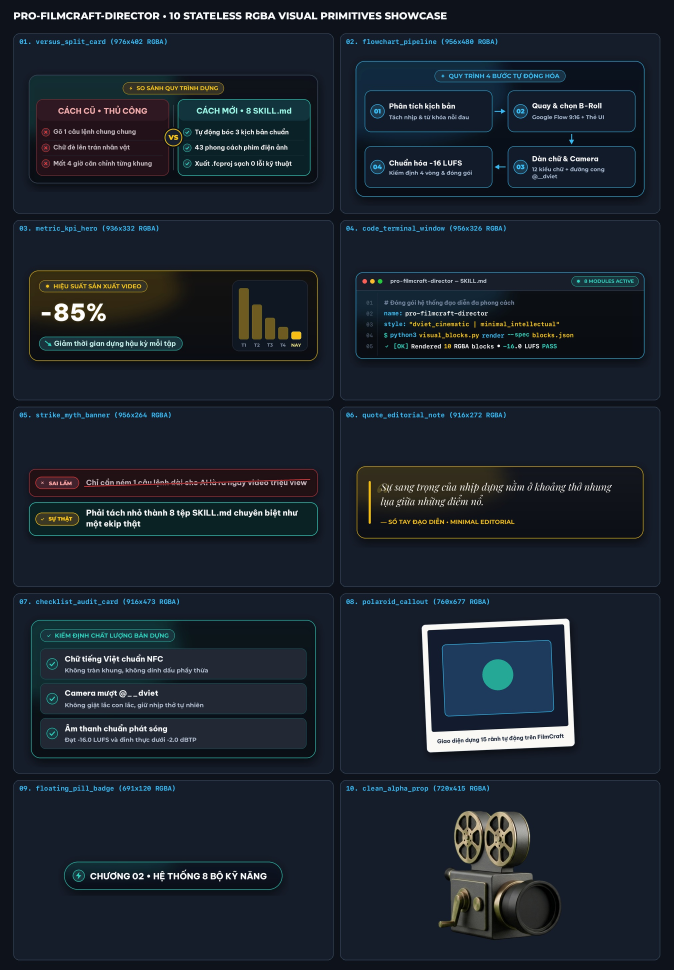
#> input picture references/visual_primitives_10_showcase.jpg, 2020 x 2910 px (shown at 1/3 size)
$ python -i flow_3d_assets.py   (imports and definitions only)
#> lines starting #> are read from the running program, lines starting #| are printed output that depends on the picture; after the words box and inside, x2 and y2 are one past the last pixel; in counts of white or black regions, pixels touching at a corner belong together
#!/usr/bin/env python3
"""flow_3d_assets.py — Lập kế hoạch, kiểm định, tách nền RGBA & ghép bảng kiểm QA cho asset 3D minh hoạ câu thoại qua Google Flow.

Standalone harvested tool for `pro-filmcraft-director/scripts/tools/`.

Chạy:
    PY=~/.venvs/video-skills/bin/python3
    $PY scripts/tools/flow_3d_assets.py plan --manifest 00_storyboard_manifest.json --out-dir work/3d_assets
    $PY scripts/tools/flow_3d_assets.py lint-plan work/3d_assets/3d_assets_plan.json
    $PY scripts/tools/flow_3d_assets.py extract-alpha raw.png out_alpha.png --bg auto --pad 16 --max-size 720
    $PY scripts/tools/flow_3d_assets.py sheet work/3d_assets/3d_assets_plan.json --out work/3d_assets/3d_assets_sheet.jpg
"""
from __future__ import annotations

import argparse
import json
import re
import sys
import unicodedata
from pathlib import Path
from typing import Any

# ---------------------------------------------------------------- Standalone helpers (harvested)
PAIN_LEXICON: list[str] = [
    "mất khách", "mất tiền", "mất thời gian", "tốn thời gian", "tốn tiền", "tốn công", "tốn kém", "đốt tiền",
    "không có khách", "không ra đơn", "không biết bắt đầu", "không biết làm", "không biết", "không có thời gian",
    "không hiệu quả", "không ai xem", "không ai mua", "bế tắc", "kiệt sức", "quá tải", "áp lực", "căng thẳng",
    "thất bại", "sai lầm", "lãng phí", "phá sản", "thua lỗ", "thua", "lỗ", "nợ", "chán nản", "bỏ cuộc",
    "mệt mỏi", "khó khăn", "chậm", "trễ", "rủi ro", "bị lừa", "mất", "tốn", "burnout", "stress", "deadline",
    "bỏ tiền túi", "vứt xó", "xa rời thực tế", "tự bơi", "bị ngợp", "chỉ đạo trên mây",
    "đốt ba mươi triệu", "đốt 30 triệu", "mất một nửa đơn hàng", "chậm quá năm phút", "chậm quá 5 phút",
    "ngại lên hình", "ngâm tin nhắn", "khách rời đi", "ăn mòn lợi nhuận", "sưu tầm công cụ", "loạn não",
    "rò rỉ từng ngày", "phần mềm rời rạc", "doanh nghiệp thất bại", "quy trình rác", "đống rác nhanh hơn",
    "nói lan man", "thông điệp rối rắm", "tiền lương vô ích", "nghiện cảm giác", "toát mồ hôi", "việc vẫn tắc",
    "3 giây đã lướt qua", "ba giây đã lướt qua", "văn mẫu công nghiệp", "đơ cứng", "thiếu sức sống",
    "viết ngô nghê", "sáo rỗng", "không biết một chữ", "tốn cả trăm triệu", "mất cả tháng trời", "không có lửa",
    "tốn gần 200 triệu", "tốn gần hai trăm triệu", "bạn ấy xin nghỉ", "dạy lại từ con số 0",
    "dạy lại từ con số không", "mất trắng quy trình", "quay cuồng", "phình quỹ lương", "tuyển thêm người",
    "dựng thủ công", "cồng kềnh", "chờ suốt hai ngày", "chờ suốt 2 ngày", "sai chính tả", "lệch tông màu",
    "khá thô", "thiếu tự nhiên", "câu lệnh chung chung", "hỗn độn", "mày mò lại từ đầu",
    "ngồi nói chay", "lướt qua ngay", "công cốc", "vẽ thủ công", "hết cả ngày",
    "điên đầu nhất", "chờ nó chạy lại", "chat đi chat lại", "đốt sạch hạn mức",
    "hàng trăm lần thử sai", "đè lên mặt", "lặp lại lỗi cũ", "vài tuần loay hoay",
]

ANTI_SLOP_WORDS = (
    "stunning", "breathtaking", "hyper-detailed", "hyperdetailed",
    "8k masterpiece", "4k masterpiece", "photorealistic masterpiece",
    "8k", "4k", "masterpiece", "magical", "very realistic",
    "ultra-realistic", "ultra realistic", "photorealistic",
    "award-winning", "best quality",
)
ANTI_SLOP_RE = re.compile(
    r"(?<!\w)(?:" + "|".join(re.escape(w) for w in sorted(ANTI_SLOP_WORDS, key=len, reverse=True)) + r")(?!\w)",
    re.I,
)
PLASTIC_AI_WORDS = (
    "3d render", "cgi", "unreal engine", "octanerender", "octane", "blender render",
    "glowing prism", "amber prism", "frosted-glass gears", "hologram", "holographic",
    "cyberpunk", "neon cyber", "futuristic glowing", "glowing nodes", "floating icons",
    "pipeline rail", "parallel steel tracks", "sci-fi", "plastic sheen", "porcelain skin",
    "rubbery", "energy core",
)
PLASTIC_AI_RE = re.compile(
    r"(?<!\w)(?:" + "|".join(re.escape(w) for w in sorted(PLASTIC_AI_WORDS, key=len, reverse=True)) + r")(?!\w)",
    re.I,
)
WEIGHT_SYNTAX_RE = re.compile(r"\([^()]+:\s*\d+(?:\.\d+)?\)|(?<!\w)\w+::\s*-?\d+(?:\.\d+)?")
NEGATIVE_TAIL_RE = re.compile(r"\b(?:no texts?|no subtitles?|no watermarks?|no logos?)\b", re.I)
CAMERA_MOTION_RE = re.compile(
    r"\b(?:dolly|push[- ]in|pull[- ]back|tracking|orbit|pan|whip[- ]pan|whip[- ]tilt|"
    r"tilt|handheld|static|tripod|drift|arc|crane|zoom|gimbal|steadicam)\b",
    re.I,
)
REALISM_CUE_RE = re.compile(
    r"(?<!\w)(?:35mm|50mm|24mm|85mm|documentary|handheld|film grain|grain|"
    r"shallow depth of field|shallow focus|window light|daylight|overcast|"
    r"tungsten|warm lamp|natural light|skin texture|micro-pores|pores|"
    r"flyaway|matte|cotton|linen|wooden|ceramic|desaturated|candid|"
    r"f/(?:\d+(?:\.\d+)?)?)(?!\w)",
    re.I,
)


def _norm(text: str) -> str:
    t = unicodedata.normalize("NFC", text or "").lower().replace("_", " ")
    return " ".join(re.sub(r"[^\w\s]", " ", t).split())


def has_diacritics(text: str) -> bool:
    nfd = unicodedata.normalize("NFD", text or "")
    return "đ" in (text or "").lower() or any(unicodedata.combining(c) for c in nfd)


# [82 lines left out: functions find_pain_in_text, at_speed, audit_prompt_architecture, not called in this run]


# ---------------------------------------------------------------- Core 3D Assets Planner
VALID_MODES = ("image_alpha", "video_3d", "mixed")
VALID_ASSET_MODES = ("image_alpha", "video_3d")
VALID_PLACEMENTS = ("upper_right", "upper_left", "center_card", "full_cutaway")

PLACEMENT_LAYOUT: dict[str, dict[str, Any]] = {
    "upper_right": {"pos": [760, 560], "scale": 38.0, "anim": "float"},
    "upper_left": {"pos": [320, 560], "scale": 38.0, "anim": "float"},
    "center_card": {"pos": [540, 820], "scale": 46.0, "anim": "spin3d"},
    "full_cutaway": {"pos": [540, 880], "scale": 68.0, "anim": "slide"},
}

BACKDROP_SPECS: dict[str, tuple[str, str]] = {
    "green": ("#00FF00", "uniform solid flat chroma green #00FF00 seamless cyclorama backdrop"),
    "white": ("#FFFFFF", "uniform solid pure white #FFFFFF seamless cyclorama backdrop"),
    "charcoal": ("#0A0E17", "uniform solid deep charcoal #0A0E17 seamless cyclorama backdrop"),
}

NUMBER_RE = re.compile(
    r"(?:\b\d+(?:[.,]\d+)?%?\b|\b(?:một|hai|ba|bốn|năm|sáu|bảy|tám|chín|mười|trăm|nghìn|triệu|tỷ|"
    r"phần trăm|phút|giờ|ngày|tháng|năm|hạng\s*[sabc]|tier)\b)",
    re.I,
)
TOOL_AI_CUES = (
    "ai", "agent", "tự động", "automation", "phần mềm", "hệ thống", "quy trình",
    "dữ liệu", "công cụ", "lập trình", "pipeline", "nội dung", "video",
    "doanh thu", "lợi nhuận", "chi phí", "khách hàng", "đơn hàng", "bán hàng",
)
METAPHOR_CUES = (
    "bảng xếp hạng", "bộ não", "nút thắt", "bước ngoặt", "mũi nhọn",
    "đẻ ra tiền", "làm màu", "văn mẫu", "bỏ tiền túi", "thuê ngoài",
    "tự bơi", "đốt tiền", "rò rỉ", "đòn bẩy", "cỗ máy", "hào nhoáng",
)

# Bảng ánh xạ từ khoá kịch bản -> vật thể 3D vật lý sạch (không chữ/số/UI/logo, không Anti-Slop)
CONCEPT_RULES: list[tuple[tuple[str, ...], str, str]] = [
    (
        ("bảng xếp hạng", "tier", "hạng s", "hạng a", "hạng b", "hạng c", "xếp hạng"),
        "a stepped three-tier matte clay and brushed anodized aluminum podium with a frosted-glass crystal prism on the top step",
        "the frosted-glass crystal prism levitates gently above the top step while the podium tiers align smoothly",
    ),
    (
        ("bộ não", "second brain", "dữ liệu", "thông tin", "kiến thức"),
        "a translucent frosted-glass geometric brain sculpture cradling interlocking brushed anodized aluminum spherical nodes",
        "soft warm light pulses travel smoothly along the frosted-glass sculpture",
    ),
    (
        ("bỏ tiền túi", "đốt tiền", "chi phí", "thuê ngoài", "lãng phí", "rò rỉ", "mất tiền"),
        "a matte-terracotta ceramic coin jar with brushed-brass metallic discs spilling gently beside a frosted-glass balance beam",
        "the frosted-glass balance beam tilts gently as two brushed-brass discs settle softly",
    ),
    (
        ("doanh thu", "lợi nhuận", "đẻ ra tiền", "triệu", "tỷ", "tiền", "chốt đơn", "bán hàng"),
        "an ascending row of frosted-glass and brushed-brass prism bars beside stacked unbranded metallic tokens",
        "the frosted-glass prism bars glide smoothly upward in sequence",
    ),
    (
        ("video", "dựng", "edit", "nội dung", "viết bài", "văn mẫu"),
        "a tactile matte-clay cinema clapperboard paired with floating translucent frosted-glass layer blocks",
        "the translucent frosted-glass blocks glide into crisp layered alignment",
    ),
    (
        ("ai", "agent", "tự động", "phần mềm", "hệ thống", "quy trình", "lập trình", "công cụ"),
        "a modular matte-clay and brushed-aluminum cube assembly with interlocking precision ceramic cogwheels",
        "the interlocking ceramic cogwheels rotate steadily in unison",
    ),
    (
        ("phút", "giờ", "ngày", "tháng", "năm", "thời gian", "chậm", "quá tải"),
        "a minimalist brushed-aluminum hourglass with golden sand grains suspended inside clear blown glass",
        "golden sand grains drift slowly through the glass hourglass neck",
    ),
    (
        ("nút thắt", "bước ngoặt", "mũi nhọn", "gỡ"),
        "a smooth matte-charcoal sphere gliding cleanly through a flared brushed-brass funnel ring",
        "the matte-charcoal sphere passes smoothly through the center of the brass ring",
    ),
    (
        ("khách hàng", "đơn hàng", "doanh nghiệp", "công ty", "cửa hàng"),
        "a stylized isometric matte-clay architectural storefront cube with floating frosted-glass parcel blocks",
        "the floating frosted-glass parcel blocks orbit gently around the architectural cube",
    ),
]
FALLBACK_CONCEPT = (
    "a minimalist tactile 3D isometric geometric totem combining matte ceramic spheres, brushed anodized aluminum rings, and a soft frosted-glass core",
    "the frosted-glass core levitates gently inside the brushed-aluminum rings",
)


def _norm_lower(text: str) -> str:
    return _norm(text)


def _load_json(path: Path) -> Any:
    return json.loads(path.read_text(encoding="utf-8"))


def _save_json(path: Path, data: Any) -> None:
    path.parent.mkdir(parents=True, exist_ok=True)
    path.write_text(json.dumps(data, ensure_ascii=False, indent=2) + "\n", encoding="utf-8")


# [400 lines left out: functions _extract_clauses, _score_phrase, _pick_anchor_quote, _concept_for_text, build_3d_prompt, _timeline_map_from_speed_plan and 5 more, not called in this run]


def _detect_bg_mode(rgb: Any) -> str:
    import numpy as np

    h, w = rgb.shape[:2]
    b = max(1, min(4, h // 10, w // 10))
    border = np.concatenate([
        rgb[:b, :, :].reshape(-1, 3),
        rgb[-b:, :, :].reshape(-1, 3),
        rgb[:, :b, :].reshape(-1, 3),
        rgb[:, -b:, :].reshape(-1, 3),
    ], axis=0)
    med = np.median(border, axis=0)
    r, g, bl = float(med[0]), float(med[1]), float(med[2])
    if g > r + 35 and g > bl + 35 and g >= 85:
        return "green"
    if min(r, g, bl) >= 205:
        return "white"
    if max(r, g, bl) <= 50:
        return "black"
    return "chroma"


def extract_alpha(
    input_path: Path,
    output_path: Path,
    bg: str = "auto",
    pad: int = 16,
    max_size: int = 720,
    feather: float = 1.2,
    crop: bool = True,
) -> dict[str, Any]:
    """Tách nền ảnh 3D thành RGBA PNG sạch metadata (edge flood-fill + green despill + anti-aliased edge)."""
#> called with output_path = 'out.png', bg = 'auto', pad = 16, max_size = 720, feather = 1.2, crop = True
    import cv2
    import numpy as np
    from PIL import Image

    with Image.open(input_path) as im:
#> im is the input picture: PIL image 2020x2910 RGB; mean R, G, B 27.5, 35.6, 45.4
        rgba = np.array(im.convert("RGBA"), dtype=np.uint8)
    rgb = rgba[..., :3]
    h, w = rgb.shape[:2]

    mode = _detect_bg_mode(rgb) if bg == "auto" else bg
#> in _detect_bg_mode, `med = np.median(border, axis=0)`: med = [14, 18, 27]
#> in _detect_bg_mode, `r, g, bl = float(med[0]), float(med[1]), float(med[2])`: r = 14; g = 18; bl = 27
#> mode = 'black'
    if mode not in ("green", "white", "black", "chroma"):
        raise ValueError(f"bg không hợp lệ: {bg}")

    rgb_f = rgb.astype(np.float32)
    b = max(1, min(4, h // 10, w // 10))
    border = np.concatenate([
        rgb_f[:b, :, :].reshape(-1, 3),
        rgb_f[-b:, :, :].reshape(-1, 3),
        rgb_f[:, :b, :].reshape(-1, 3),
        rgb_f[:, -b:, :].reshape(-1, 3),
    ], axis=0)
    bg_color = np.median(border, axis=0)
#> bg_color = [14, 18, 27]
    dist = np.linalg.norm(rgb_f - bg_color, axis=-1)

    r_ch, g_ch, b_ch = rgb_f[..., 0], rgb_f[..., 1], rgb_f[..., 2]
    max_c = np.maximum(np.maximum(r_ch, g_ch), b_ch)
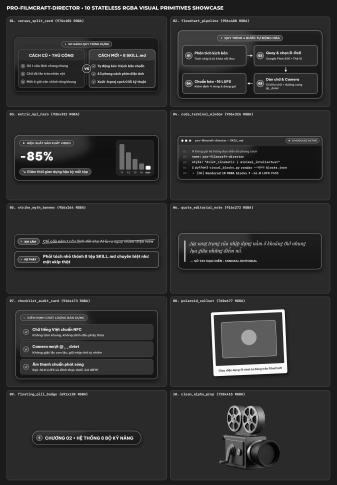
#> max_c: shape (2910, 2020) float32 (shown at 1/6 size); min 0, max 255, mean 47.5
    min_c = np.minimum(np.minimum(r_ch, g_ch), b_ch)
    sat = max_c - min_c

    if mode == "green":
        g_excess = g_ch - np.maximum(r_ch, b_ch)
        bg_cand = (g_excess > 24.0) & (g_ch > 65.0)
        bg_cand = bg_cand | ((dist < 52.0) & (g_ch >= np.maximum(r_ch, b_ch)))
    elif mode == "white":
        bg_cand = (dist < 44.0) & (sat < 36.0) & (min_c > 190.0)
    elif mode == "black":
        bg_cand = (dist < 44.0) & (max_c < 60.0)
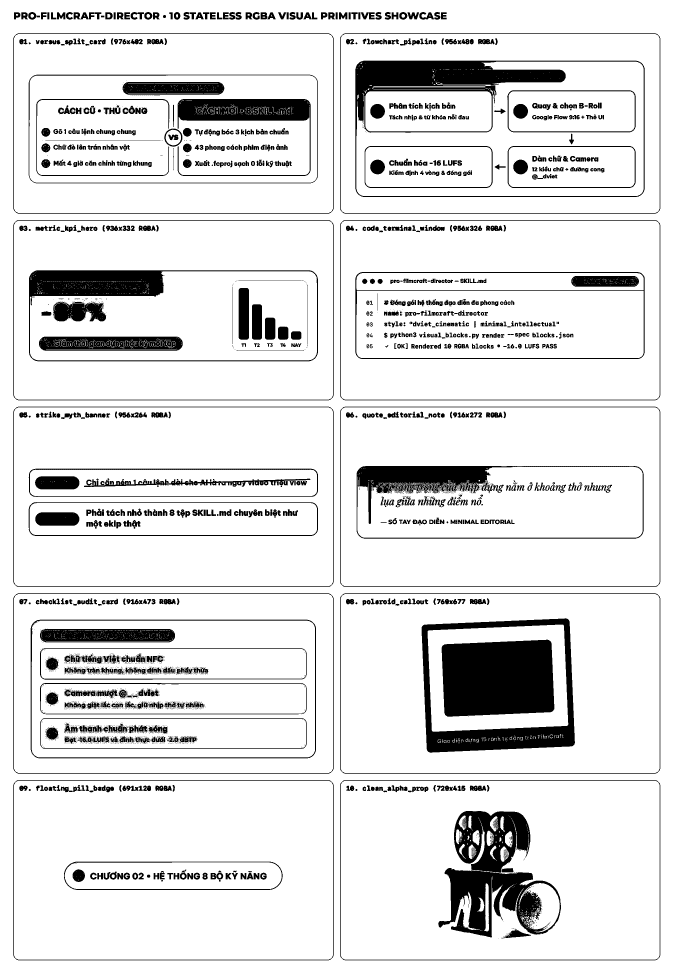
#> bg_cand: shape (2910, 2020) bool (shown at 1/3 size); 88.1% white; 3640 black regions (2527 under 20 px), largest, box (x1, y1, x2, y2) and area: (1325, 1919, 1663, 2150) 71661, (1066, 182, 1934, 591) 53688, (1265, 1855, 1725, 2258) 45120
    else:
        bg_cand = dist < 42.0

    num_labels, labels = cv2.connectedComponents(bg_cand.astype(np.uint8), connectivity=4)
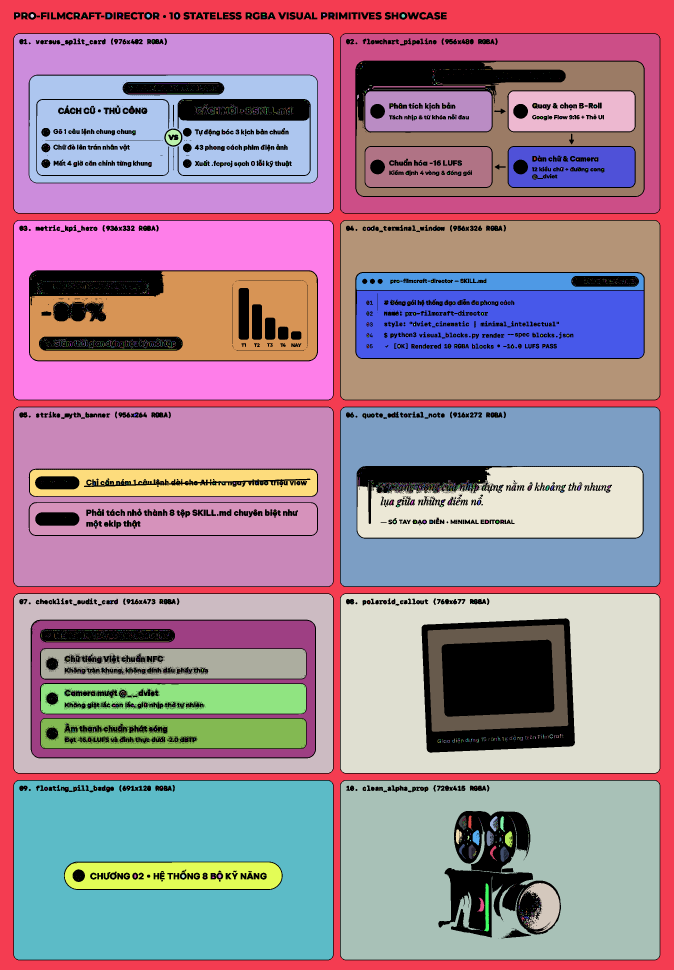
#> labels: shape (2910, 2020) int32 (shown at 1/3 size); 4690 distinct labels, from 0 to 4689; one colour per label, 0 black
#> num_labels = 4690
    border_labels = np.unique(np.concatenate([
        labels[0, :], labels[-1, :], labels[:, 0], labels[:, -1],
    ]))
#> border_labels = [1]
    border_labels = border_labels[border_labels > 0]
    bg_connected = np.isin(labels, border_labels)
#> bg_connected: shape (2910, 2020) bool; 11.3% white; 1 white region, box (x1, y1, x2, y2) and area: (0, 0, 2020, 2910) 665515

    fg_hard = ~bg_connected
    k3 = np.ones((3, 3), np.uint8)
    fg_eroded = cv2.erode(fg_hard.astype(np.uint8), k3, iterations=1) > 0
#> fg_eroded: shape (2910, 2020) bool; 88.1% white; 1 black region, box (x1, y1, x2, y2) and area: (0, 0, 2020, 2910) 701271
    bg_eroded = cv2.erode(bg_connected.astype(np.uint8), k3, iterations=1) > 0
#> bg_eroded: shape (2910, 2020) bool; 10.7% white; 22 white regions (18 under 20 px), largest, box (x1, y1, x2, y2) and area: (0, 0, 2020, 2910) 629015, (206, 42, 220, 53) 101, (676, 43, 692, 52) 40, (380, 43, 391, 52) 29

    alpha_f = fg_hard.astype(np.float32)
    edge_band = (~fg_eroded) & (~bg_eroded)
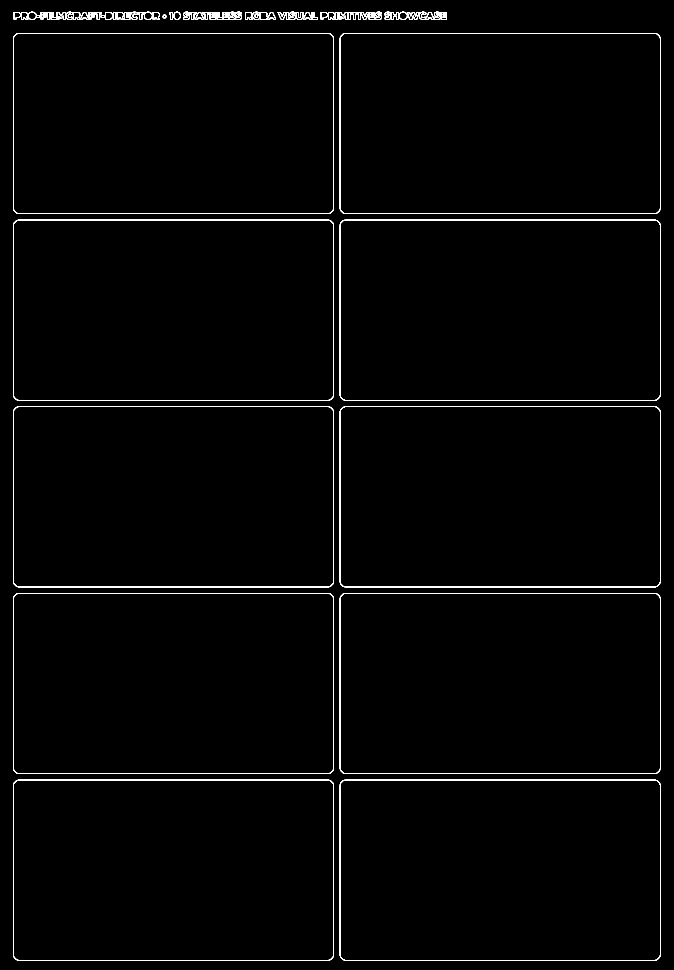
#> edge_band: shape (2910, 2020) bool (shown at 1/3 size); 1.2% white in thin lines or dots
    if mode == "green":
        soft_fg = np.clip(1.0 - (g_ch - np.maximum(r_ch, b_ch)) / 140.0, 0.0, 1.0)
        alpha_f[edge_band] = np.minimum(alpha_f[edge_band], soft_fg[edge_band])
    else:
        soft_fg = np.clip((dist - 14.0) / 40.0, 0.0, 1.0)
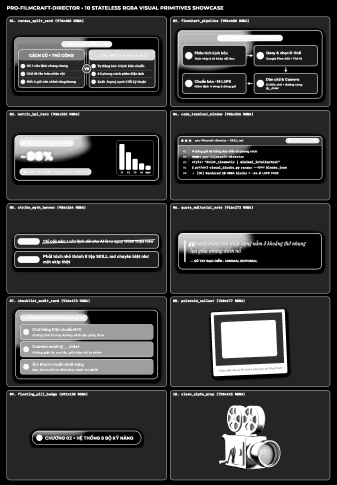
#> soft_fg: shape (2910, 2020) float32 (shown at 1/6 size); min 0, max 1, mean 0.231
        alpha_f[edge_band] = np.where(fg_hard[edge_band], np.maximum(soft_fg[edge_band], 0.5), soft_fg[edge_band])

    if feather > 0:
        alpha_blur = cv2.GaussianBlur(alpha_f, (0, 0), sigmaX=feather, sigmaY=feather)
        alpha_f = np.where(fg_eroded, 1.0, np.where(bg_eroded, 0.0, alpha_blur))

    alpha = np.clip(np.round(alpha_f * 255.0), 0, 255).astype(np.uint8)

    out_rgb = rgb.copy()
    if mode == "green":
        edge_halo = (cv2.dilate(bg_connected.astype(np.uint8), k3, iterations=3) > 0) | (alpha < 252)
        rb_max = np.maximum(out_rgb[..., 0], out_rgb[..., 2])
        spill_mask = edge_halo & (out_rgb[..., 1] > rb_max)
        out_rgb[..., 1] = np.where(spill_mask, rb_max, out_rgb[..., 1])
        out_rgb[alpha == 0] = 0

    out_rgba = np.dstack([out_rgb, alpha])
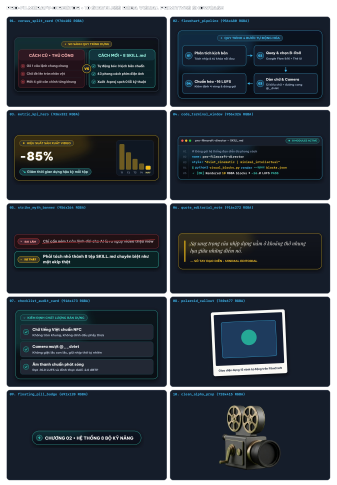
#> out_rgba: shape (2910, 2020, 4) (shown at 1/6 size); mean R, G, B, A 27.5, 35.6, 45.4, 226.1; transparent parts drawn white

    if crop:
        ys, xs = np.where(alpha > 8)
        if len(ys) > 0 and len(xs) > 0:
            p = max(0, int(pad))
            y0 = max(0, int(ys.min()) - p)
#> y0 = 19
            y1 = min(h, int(ys.max()) + 1 + p)
#> y1 = 2898
            x0 = max(0, int(xs.min()) - p)
#> x0 = 23
            x1 = min(w, int(xs.max()) + 1 + p)
#> x1 = 1998
            out_rgba = out_rgba[y0:y1, x0:x1]
#> out_rgba: shape (2879, 1975, 4)

    out_im = Image.fromarray(out_rgba, mode="RGBA")
    if max_size > 0 and max(out_im.size) > max_size:
        scale_ratio = max_size / max(out_im.size)
        new_size = (max(1, round(out_im.width * scale_ratio)), max(1, round(out_im.height * scale_ratio)))
        out_im = out_im.resize(new_size, Image.Resampling.LANCZOS)
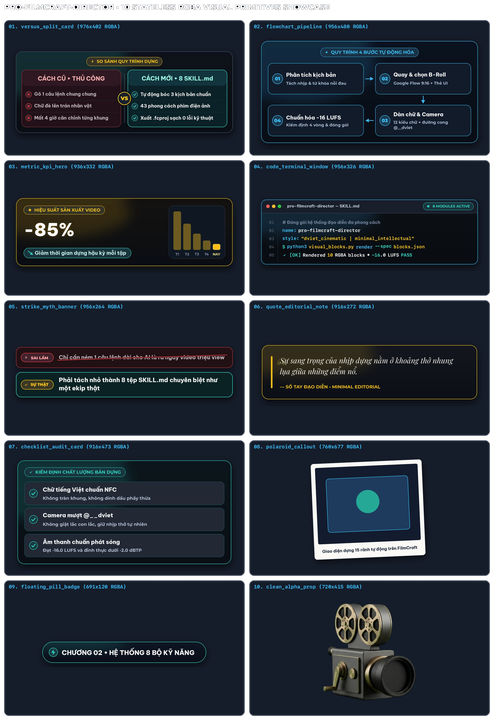
#> out_im: PIL image 494x720 RGBA; mean R, G, B, A 28.3, 36.6, 46, 233.7; transparent parts drawn white

#> (the run stopped early here; a loop or call above may not have finished)
